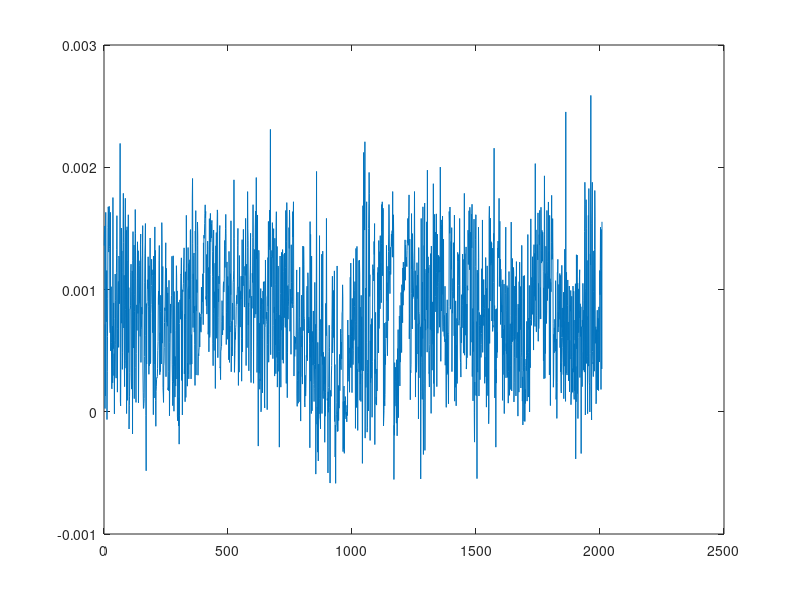

This figure's MATLAB source: (Note: this script raises an error after producing the figure.)
clear
load compEx3data.mat
load compEx1data.mat

nx1 = K\x{1};
nx2 = K\x{2};

[m, kx] = size(nx1);

M=[];
%Create the 8-point M-matrix
for col=1:kx
    xx = nx2(:,col)*nx1(:,col)';
    M(col,:) = xx(:)';
end
M(1,:)
[U,S,V] = svd(M);

eigen = transpose(S)*S;
mineigen = min(eigen(eigen>0))
solu = V(:,end);
norm = norm(M*solu)

E = reshape(solu, [3 3]);
detE = det(E)
[U,S,V] = svd(E);
if det(U*V')>0
E = U*diag ([1 1 0])*V';
else
V = -V;
E = U*diag ([1 1 0])*V';
end
save('EssenMatrix.mat','U','V');

detE = det(E)
plot(diag(nx2'*E*nx1))
%E = E./E(3,3)
%%

F = K'\E/K; % (K^T)⁻1 * E * K^-1
plot(diag(x{2}'*F*x{1}));
l = F*x{1};
l = l./sqrt(repmat(l(1 ,:).^2 + l(2 ,:).^2 ,[3 1]));
figure
perm = randperm(20);
im = imread('kronan2.JPG');
imagesc(im)
hold on
rital(l(:,perm(1:20)),'b-')
plot(x{2}(1,perm(1:20)), x{2}(2,perm(1:20)),'r*')

%%
hist(abs(sum(l.*x{2})), 100);
meanDistance = mean(abs(sum(l.*x{2})))

